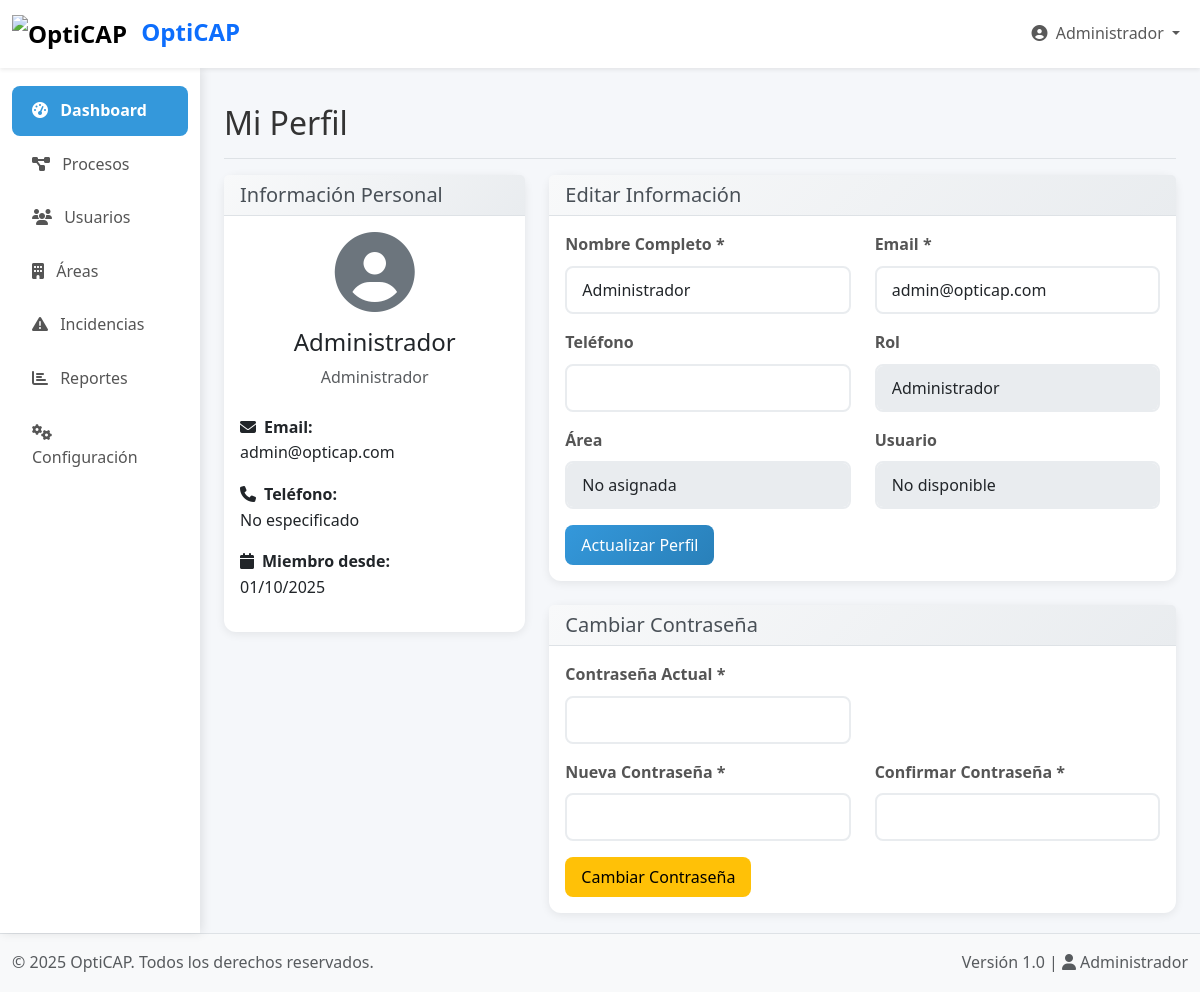
The app's page /perfil.php (signed in) with its own data.
### tables this page shows
CREATE TABLE usuarios (
    id INT PRIMARY KEY AUTO_INCREMENT,
    nombre VARCHAR(255) NOT NULL,
    email VARCHAR(255) UNIQUE NOT NULL,
    password VARCHAR(255) NOT NULL,
    rol ENUM('administrador', 'supervisor', 'super_usuario', 'usuario') NOT NULL,
    area_id INT,
    activo BOOLEAN DEFAULT TRUE,
    fecha_creacion TIMESTAMP DEFAULT CURRENT_TIMESTAMP,
    ultimo_login TIMESTAMP NULL,
    intentos_fallidos INT DEFAULT 0,
    bloqueado BOOLEAN DEFAULT FALSE,
    fecha_bloqueo TIMESTAMP NULL,
    FOREIGN KEY (area_id) REFERENCES areas(id)
);

CREATE TABLE configuraciones_sistema (
    id INT PRIMARY KEY AUTO_INCREMENT,
    nombre_sistema VARCHAR(255) DEFAULT 'OptiCAP',
    logo_url VARCHAR(500),
    smtp_host VARCHAR(255),
    smtp_port INT,
    smtp_user VARCHAR(255),
    smtp_pass VARCHAR(255),
    from_email VARCHAR(255),
    from_name VARCHAR(255),
    email_activo BOOLEAN DEFAULT FALSE,
    fecha_actualizacion TIMESTAMP DEFAULT CURRENT_TIMESTAMP ON UPDATE CURRENT_TIMESTAMP
);

### includes/funciones.php (called while the page is built, shortened)
<?php
function obtenerUsuario($id) {
    $database = new Database();
    $db = $database->getConnection();
    $query = "SELECT * FROM usuarios WHERE id = ?";
    $stmt = $db->prepare($query);
    $stmt->execute([$id]);
    return $stmt->fetch(PDO::FETCH_ASSOC);
}
?>

### perfil.php (the view, shortened to what this page needs)
<?php
require_once 'includes/funciones.php';
?>
<!DOCTYPE html>
<html lang="es">
<head>
    <link href="/opticap/assets/css/bootstrap.min.css" rel="stylesheet">
    <link href="/opticap/assets/css/style.css" rel="stylesheet">
    <link href="/opticap/assets/css/fontawesome/all.min.css" rel="stylesheet">
</head>
<body>
    <?php include 'includes/header.php'; ?>
    <div class="container-fluid">
        <div class="row">
            <?php include 'includes/sidebar.php'; ?>
            <main class="col-md-9 ms-sm-auto col-lg-10 px-md-4">
                <div class="d-flex justify-content-between flex-wrap flex-md-nowrap align-items-center pt-3 pb-2 mb-3 border-bottom">
                    <h1 class="h2">Mi Perfil</h1>
                </div>
                <div class="row">
                    <div class="col-md-4">
                        <div class="card">
                            <div class="card-header">
                                <h5 class="card-title mb-0">Información Personal</h5>
                            </div>
                            <div class="card-body text-center">
                                <div class="mb-3">
                                    <i class="fas fa-user-circle fa-5x text-secondary"></i>
                                </div>
                                <h4><?php echo htmlspecialchars($usuario['nombre']); ?></h4>
                                <p class="text-muted">
                                    <?php
                                    $rol_display = [
                                        'administrador' => 'Administrador',
                                        'supervisor' => 'Supervisor',
                                        'super_usuario' => 'Super Usuario',
                                        'usuario' => 'Usuario'
                                    ];
                                    echo $rol_display[$usuario['rol']] ?? $usuario['rol'];
                                    ?>
                                </p>
                                <div class="text-start mt-4">
                                    <p><strong><i class="fas fa-envelope me-2"></i>Email:</strong><br>
                                    <?php echo htmlspecialchars($usuario['email']); ?></p>
                                    <p><strong><i class="fas fa-phone me-2"></i>Teléfono:</strong><br>
                                    <?php echo htmlspecialchars($usuario['telefono'] ?? 'No especificado'); ?></p>
                                    <p><strong><i class="fas fa-calendar me-2"></i>Miembro desde:</strong><br>
                                    <?php echo date('d/m/Y', strtotime($usuario['fecha_creacion'])); ?></p>
                                </div>
                            </div>
                        </div>
                    </div>
                    <div class="col-md-8">
                        <div class="card">
                            <div class="card-header">
                                <h5 class="card-title mb-0">Editar Información</h5>
                            </div>
                            <div class="card-body">
                                <form method="POST">
                                    <div class="row mb-3">
                                        <div class="col-md-6">
                                            <label for="nombre" class="form-label">Nombre Completo *</label>
                                            <input type="text" class="form-control" id="nombre" name="nombre"
                                                   value="<?php echo htmlspecialchars($usuario['nombre']); ?>" required>
                                        </div>
                                        <div class="col-md-6">
                                            <label for="email" class="form-label">Email *</label>
                                            <input type="email" class="form-control" id="email" name="email"
                                                   value="<?php echo htmlspecialchars($usuario['email']); ?>" required>
                                        </div>
                                    </div>
                                    <div class="row mb-3">
                                        <div class="col-md-6">
                                            <label for="telefono" class="form-label">Teléfono</label>
                                            <input type="tel" class="form-control" id="telefono" name="telefono"
                                                   value="<?php echo htmlspecialchars($usuario['telefono'] ?? ''); ?>">
                                        </div>
                                        <div class="col-md-6">
                                            <label class="form-label">Rol</label>
                                            <input type="text" class="form-control"
                                                   value="<?php echo $rol_display[$usuario['rol']] ?? $usuario['rol']; ?>"
                                                   disabled>
                                        </div>
                                    </div>
                                    <div class="row mb-3">
                                        <div class="col-md-6">
                                            <label class="form-label">Área</label>
                                            <input type="text" class="form-control"
                                                   value="<?php echo htmlspecialchars($usuario['area_nombre'] ?? 'No asignada'); ?>"
                                                   disabled>
                                        </div>
                                        <div class="col-md-6">
                                            <label class="form-label">Usuario</label>
                                            <input type="text" class="form-control"
                                                   value="<?php echo htmlspecialchars($usuario['username'] ?? 'No disponible'); ?>"
                                                   disabled>
                                        </div>
                                    </div>
                                    <button type="submit" class="btn btn-primary">Actualizar Perfil</button>
                                </form>
                            </div>
                        </div>
                        <div class="card mt-4">
                            <div class="card-header">
                                <h5 class="card-title mb-0">Cambiar Contraseña</h5>
                            </div>
                            <div class="card-body">
                                <form method="POST">
                                    <div class="row mb-3">
                                        <div class="col-md-6">
                                            <label for="password_actual" class="form-label">Contraseña Actual *</label>
                                            <input type="password" class="form-control" id="password_actual" name="password_actual" required>
                                        </div>
                                    </div>
                                    <div class="row mb-3">
                                        <div class="col-md-6">
                                            <label for="nueva_password" class="form-label">Nueva Contraseña *</label>
                                            <input type="password" class="form-control" id="nueva_password" name="nueva_password" required>
                                        </div>
                                        <div class="col-md-6">
                                            <label for="confirmar_password" class="form-label">Confirmar Contraseña *</label>
                                            <input type="password" class="form-control" id="confirmar_password" name="confirmar_password" required>
                                        </div>
                                    </div>
                                    <button type="submit" name="cambiar_password" class="btn btn-warning">Cambiar Contraseña</button>
                                </form>
                            </div>
                        </div>
                    </div>
                </div>
            </main>
        </div>
    </div>
    <?php include 'includes/footer.php'; ?>
</body>
</html>

### includes/footer.php (shortened to what this page needs)
<footer class="footer mt-auto py-3 bg-light border-top">
    <div class="container-fluid">
        <div class="row align-items-center">
            <div class="col-md-6">
                <span class="text-muted">
                    &copy; <?php echo date('Y'); ?> <?php
                    $database = new Database();
                    $db = $database->getConnection();
                    $query = "SELECT nombre_sistema FROM configuraciones_sistema ORDER BY id DESC LIMIT 1";
                    $stmt = $db->prepare($query);
                    $stmt->execute();
                    $config = $stmt->fetch(PDO::FETCH_ASSOC);
                    echo $config['nombre_sistema'] ?? 'OptiCAP';
                    ?>. Todos los derechos reservados.
                </span>
            </div>
            <div class="col-md-6 text-md-end">
                <span class="text-muted">
                    Versión 1.0 |
                    <i class="fas fa-user me-1"></i><?php echo $_SESSION['nombre'] ?? 'Usuario'; ?>
                </span>
            </div>
        </div>
    </div>
</footer>

### assets/css/style.css (style rules this page uses)
:root { --primary-color: #3498db; --secondary-color: #2c3e50; --success-color: #27ae60; --warning-color: #f39c12; --danger-color: #e74c3c; --light-color: #f8f9fa; --dark-color: #343a40; --border-color: #dee2e6; --sidebar-width: 280px; }
* { margin: 0; padding: 0; box-sizing: border-box; }
body { font-family: 'Segoe UI', Tahoma, Geneva, Verdana, sans-serif; background-color: #f5f7fa; color: #333; line-height: 1.6; }
main { padding-top: 20px; min-height: calc(100vh - 56px); }
.card { border: none; border-radius: 12px; box-shadow: 0 5px 15px rgba(0, 0, 0, 0.08); transition: transform 0.3s ease, box-shadow 0.3s ease; margin-bottom: 20px; }
.btn { border-radius: 8px; padding: 8px 16px; font-weight: 500; transition: all 0.3s ease; border: none; }
.btn-primary { background: linear-gradient(135deg, #3498db, #2980b9); border: none; }
.form-control, .form-select { border-radius: 8px; border: 2px solid #e9ecef; padding: 10px 15px; transition: all 0.3s ease; }
.form-label { font-weight: 600; color: #555; margin-bottom: 8px; }
.card { border: none; border-radius: 12px; box-shadow: 0 2px 10px rgba(0, 0, 0, 0.08); }
.card-header { background: white; border-bottom: 1px solid #e9ecef; font-weight: 600; }
.btn { border-radius: 8px; font-weight: 500; transition: all 0.3s ease; }
.card-header { background: linear-gradient(135deg, #f8f9fa 0%, #e9ecef 100%); border-bottom: 1px solid #dee2e6; font-weight: 600; color: #495057; }

### records on screen
usuarios: nombre "Administrador", rol "Administrador", email "admin@opticap.com", fecha_creacion "01/10/2025"
configuraciones_sistema: nombre_sistema "OptiCAP"

### other values on screen
$_SESSION['nombre'] "Administrador"
$usuario['telefono'] "No especificado"
